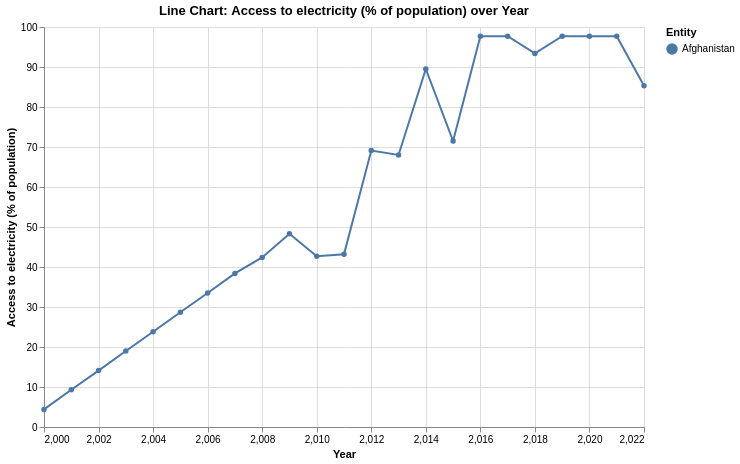

The Vega-Lite source for this figure:
### Vega-Lite specification from a JSON file in a GitHub repository (floating-point values rounded to 4 significant figures)
{"$schema": "https://vega.github.io/schema/vega-lite/v5.json", "title": "Line Chart: Access to electricity (% of population) over Year", "width": 600, "height": 400, "data": {"values": [{"Entity": "Afghanistan", "Code": "AFG", "Year": 2000, "Access to electricity (% of population)": 4.4, "Access to clean fuels and technologies for cooking (% of population)": 5.5, "People using at least basic drinking water services (% of population)": "27.441.856", "People using at least basic sanitation services (% of population)": "20.970.919"}, {"Entity": "Afghanistan", "Code": "AFG", "Year": 2001, "Access to electricity (% of population)": 9.3, "Access to clean fuels and technologies for cooking (% of population)": 6.6, "People using at least basic drinking water services (% of population)": "2.747.358", "People using at least basic sanitation services (% of population)": "2.098.235"}, {"Entity": "Afghanistan", "Code": "AFG", "Year": 2002, "Access to electricity (% of population)": 14.1, "Access to clean fuels and technologies for cooking (% of population)": 7.7, "People using at least basic drinking water services (% of population)": "29.674.862", "People using at least basic sanitation services (% of population)": "22.541.338"}, {"Entity": "Afghanistan", "Code": "AFG", "Year": 2003, "Access to electricity (% of population)": 19.0, "Access to clean fuels and technologies for cooking (% of population)": 9.0, "People using at least basic drinking water services (% of population)": "3.187.559", "People using at least basic sanitation services (% of population)": "24.100.332"}, {"Entity": "Afghanistan", "Code": "AFG", "Year": 2004, "Access to electricity (% of population)": 23.8, "Access to clean fuels and technologies for cooking (% of population)": 10.5, "People using at least basic drinking water services (% of population)": "34.094.433", "People using at least basic sanitation services (% of population)": "2.566.624"}, {"Entity": "Afghanistan", "Code": "AFG", "Year": 2005, "Access to electricity (% of population)": 28.7, "Access to clean fuels and technologies for cooking (% of population)": 11.9, "People using at least basic drinking water services (% of population)": "36.331.226", "People using at least basic sanitation services (% of population)": "2.723.919"}, {"Entity": "Afghanistan", "Code": "AFG", "Year": 2006, "Access to electricity (% of population)": 33.5, "Access to clean fuels and technologies for cooking (% of population)": 13.5, "People using at least basic drinking water services (% of population)": "3.856.712", "People using at least basic sanitation services (% of population)": "28.812.265"}, {"Entity": "Afghanistan", "Code": "AFG", "Year": 2007, "Access to electricity (% of population)": 38.4, "Access to clean fuels and technologies for cooking (% of population)": 15.1, "People using at least basic drinking water services (% of population)": "41.083.675", "People using at least basic sanitation services (% of population)": "30.466.534"}, {"Entity": "Afghanistan", "Code": "AFG", "Year": 2008, "Access to electricity (% of population)": 42.4, "Access to clean fuels and technologies for cooking (% of population)": 16.6, "People using at least basic drinking water services (% of population)": "4.363.261", "People using at least basic sanitation services (% of population)": "32.128.704"}, {"Entity": "Afghanistan", "Code": "AFG", "Year": 2009, "Access to electricity (% of population)": 48.3, "Access to clean fuels and technologies for cooking (% of population)": 18.3, "People using at least basic drinking water services (% of population)": "46.213.764", "People using at least basic sanitation services (% of population)": "33.798.958"}, {"Entity": "Afghanistan", "Code": "AFG", "Year": 2010, "Access to electricity (% of population)": 42.7, "Access to clean fuels and technologies for cooking (% of population)": 19.9, "People using at least basic drinking water services (% of population)": "4.882.697", "People using at least basic sanitation services (% of population)": "3.547.747"}, {"Entity": "Afghanistan", "Code": "AFG", "Year": 2011, "Access to electricity (% of population)": 43.2, "Access to clean fuels and technologies for cooking (% of population)": 21.3, "People using at least basic drinking water services (% of population)": "51.472.378", "People using at least basic sanitation services (% of population)": "37.164.574"}, {"Entity": "Afghanistan", "Code": "AFG", "Year": 2012, "Access to electricity (% of population)": 69.1, "Access to clean fuels and technologies for cooking (% of population)": 22.9, "People using at least basic drinking water services (% of population)": "5.414.949", "People using at least basic sanitation services (% of population)": "38.860.306"}, {"Entity": "Afghanistan", "Code": "AFG", "Year": 2013, "Access to electricity (% of population)": 68.0, "Access to clean fuels and technologies for cooking (% of population)": 24.5, "People using at least basic drinking water services (% of population)": "56.858.143", "People using at least basic sanitation services (% of population)": "40.564.854"}, {"Entity": "Afghanistan", "Code": "AFG", "Year": 2014, "Access to electricity (% of population)": 89.5, "Access to clean fuels and technologies for cooking (% of population)": 26.1, "People using at least basic drinking water services (% of population)": "5.959.816", "People using at least basic sanitation services (% of population)": "42.278.404"}, {"Entity": "Afghanistan", "Code": "AFG", "Year": 2015, "Access to electricity (% of population)": 71.5, "Access to clean fuels and technologies for cooking (% of population)": 27.6, "People using at least basic drinking water services (% of population)": "6.236.966", "People using at least basic sanitation services (% of population)": "4.400.131"}, {"Entity": "Afghanistan", "Code": "AFG", "Year": 2016, "Access to electricity (% of population)": 97.7, "Access to clean fuels and technologies for cooking (% of population)": 28.8, "People using at least basic drinking water services (% of population)": "65.172.165", "People using at least basic sanitation services (% of population)": "457.336"}, {"Entity": "Afghanistan", "Code": "AFG", "Year": 2017, "Access to electricity (% of population)": 97.7, "Access to clean fuels and technologies for cooking (% of population)": 30.3, "People using at least basic drinking water services (% of population)": "6.800.887", "People using at least basic sanitation services (% of population)": "47.477.615"}, {"Entity": "Afghanistan", "Code": "AFG", "Year": 2018, "Access to electricity (% of population)": 93.4, "Access to clean fuels and technologies for cooking (% of population)": 31.4, "People using at least basic drinking water services (% of population)": "70.879.944", "People using at least basic sanitation services (% of population)": "49.234.146"}, {"Entity": "Afghanistan", "Code": "AFG", "Year": 2019, "Access to electricity (% of population)": 97.7, "Access to clean fuels and technologies for cooking (% of population)": 32.6, "People using at least basic drinking water services (% of population)": "73.784.645", "People using at least basic sanitation services (% of population)": "51.003.483"}, {"Entity": "Afghanistan", "Code": "AFG", "Year": 2020, "Access to electricity (% of population)": 97.7, "Access to clean fuels and technologies for cooking (% of population)": 33.8, "People using at least basic drinking water services (% of population)": "7.672.225", "People using at least basic sanitation services (% of population)": "52.649.002"}, {"Entity": "Afghanistan", "Code": "AFG", "Year": 2021, "Access to electricity (% of population)": 97.7, "Access to clean fuels and technologies for cooking (% of population)": 34.9, "People using at least basic drinking water services (% of population)": "7.969.308", "People using at least basic sanitation services (% of population)": "5.429.859"}, {"Entity": "Afghanistan", "Code": "AFG", "Year": 2022, "Access to electricity (% of population)": 85.3, "Access to clean fuels and technologies for cooking (% of population)": 36.1, "People using at least basic drinking water services (% of population)": "8.217.537", "People using at least basic sanitation services (% of population)": "55.951.942"}]}, "mark": {"type": "line", "point": true}, "encoding": {"x": {"field": "Year", "type": "quantitative", "scale": {}}, "y": {"field": "Access to electricity (% of population)", "type": "quantitative", "scale": {}}, "color": {"field": "Entity", "type": "nominal"}, "tooltip": [{"field": "Year", "type": "quantitative"}, {"field": "Access to electricity (% of population)", "type": "quantitative"}, {"field": "Entity", "type": "nominal"}]}, "transform": [], "params": []}
